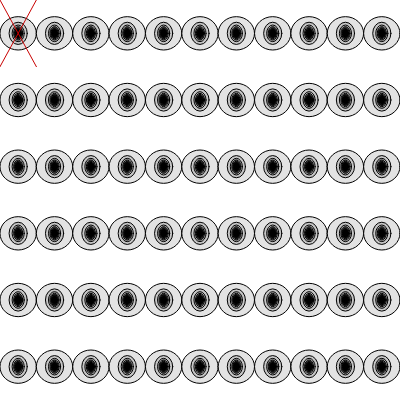
Frame 1 (no input)
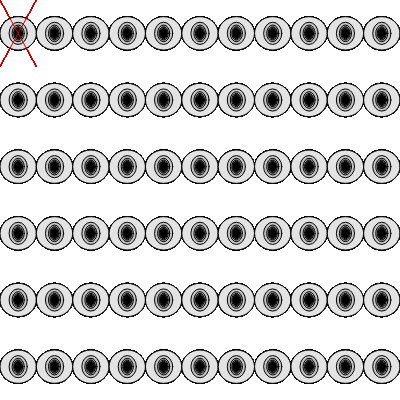
Frame 60 (no input)
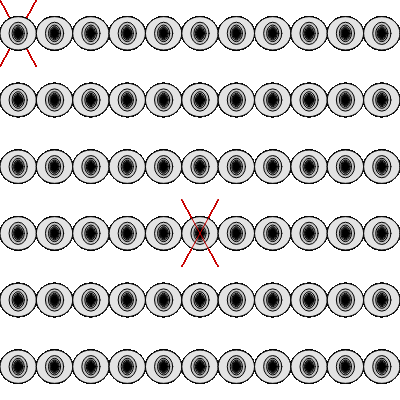
Frame 120 (the mouse pressed at the canvas centre since frame 60)

The p5.js sketch that drew these frames (run headless with seeded random() and noise() and a simulated clock; from frame 60 on, the mouse is pressed at the canvas centre):

// p5.js sketch
// ── sketch.js
let rows = 6, cols = 11;

function setup() {
  createCanvas(400, 400);
}

function draw() {
  stroke(0);
  for (let j = 0; j < rows; j++) {
    for (let i = 0; i < cols; i++) {
      let w = width / cols;
      let h = height / rows;
      let x = i * width / cols;
      let y = j * height / rows;
      fill(255);
      //rect(x, y, width / cols, height / rows);
      eRect(x + width / cols / 2, y + height / rows / 2, width / cols, height / rows);
    }
  }
  let gx = floor(mouseX/width *cols);
  let gy = floor(mouseY/height *rows);
  
  stroke(200,0,0);
  //text(gx+","+gy,50,50);
  line((gx* width / cols),(gy* height / rows),  ((gx+1)* width / cols),((gy+1)* height / rows));
  line(((gx+1)* width / cols),(gy* height / rows),  ((gx)* width / cols),((gy+1)* height / rows));
}

function eRect(x, y, w, h) {
  for (let k = 0; k < 10; k++) {
    fill(map(k, 0, 9, 255, 0))
    ellipse(x, y, w / k, h / (k + 1));
  }
}
